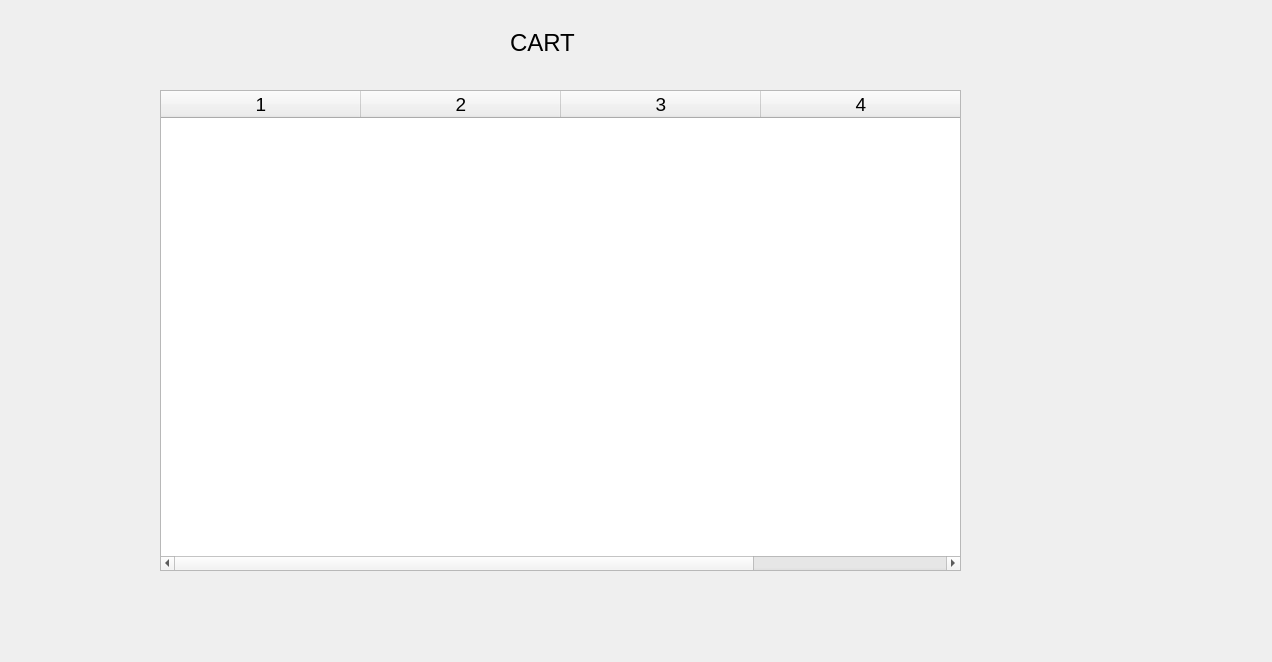
<?xml version="1.0" encoding="UTF-8"?>
<ui version="4.0">
 <class>CartClassClass</class>
 <widget class="QDialog" name="CartClassClass">
  <property name="geometry">
   <rect>
    <x>0</x>
    <y>0</y>
    <width>1272</width>
    <height>662</height>
   </rect>
  </property>
  <property name="windowTitle">
   <string>STORE MANAGEMENT SYSTEM</string>
  </property>
  <property name="windowIcon">
   <iconset>
    <normaloff>icon.png</normaloff>icon.png</iconset>
  </property>
  <widget class="QLabel" name="label">
   <property name="geometry">
    <rect>
     <x>510</x>
     <y>30</y>
     <width>131</width>
     <height>25</height>
    </rect>
   </property>
   <property name="font">
    <font>
     <pointsize>18</pointsize>
    </font>
   </property>
   <property name="text">
    <string>CART</string>
   </property>
  </widget>
  <widget class="QTableWidget" name="tableWidget">
   <property name="geometry">
    <rect>
     <x>160</x>
     <y>90</y>
     <width>801</width>
     <height>481</height>
    </rect>
   </property>
   <property name="font">
    <font>
     <pointsize>14</pointsize>
    </font>
   </property>
   <property name="showGrid">
    <bool>false</bool>
   </property>
   <property name="rowCount">
    <number>11</number>
   </property>
   <property name="columnCount">
    <number>4</number>
   </property>
   <attribute name="horizontalHeaderVisible">
    <bool>true</bool>
   </attribute>
   <attribute name="horizontalHeaderCascadingSectionResizes">
    <bool>false</bool>
   </attribute>
   <attribute name="horizontalHeaderDefaultSectionSize">
    <number>200</number>
   </attribute>
   <attribute name="verticalHeaderVisible">
    <bool>false</bool>
   </attribute>
   <row/>
   <row/>
   <row/>
   <row/>
   <row/>
   <row/>
   <row/>
   <row/>
   <row/>
   <row/>
   <row/>
   <column/>
   <column/>
   <column/>
   <column/>
  </widget>
 </widget>
 <layoutdefault spacing="6" margin="11"/>
 <resources/>
 <connections/>
</ui>
